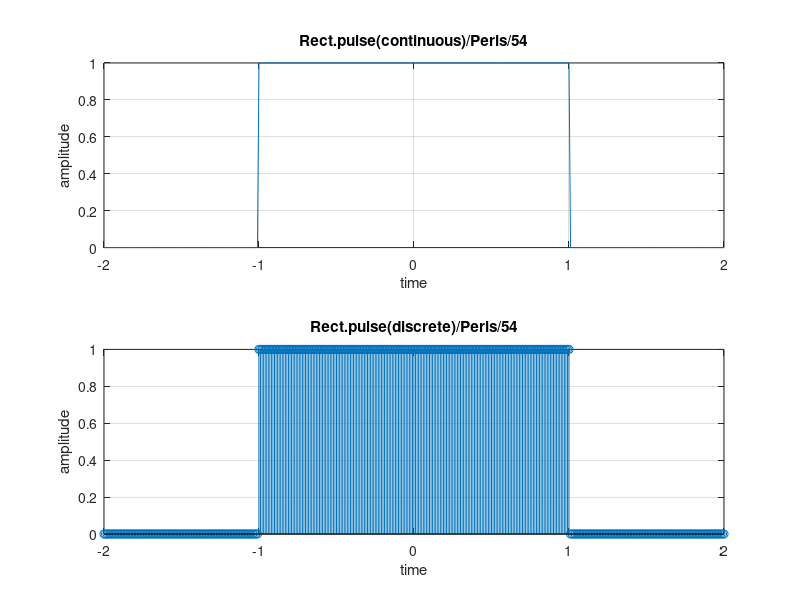

MATLAB code to generate this figure:
clc;
close all;
clear all;
i=1;
for t=-2:0.01:2
    if (abs(t)>1)
        x(i)=0;
    else
        x(i)=1;
    end;
    i=i+1;
end;
t=-2:0.01:2;
subplot(2,1,1);
plot(t,x);
xlabel('time');
ylabel('amplitude');
title('Rect.pulse(continuous)/Peris/54');
grid on;
i=1;
for t=-2:0.01:2
    if (abs(t)>1)
        x(i)=0;
    else
        x(i)=1;
    end;
    i=i+1;
end;
t=-2:0.01:2;
subplot(2,1,2);
stem(t,x);
xlabel('time');
ylabel('amplitude');
title('Rect.pulse(discrete)/Peris/54');
grid on;